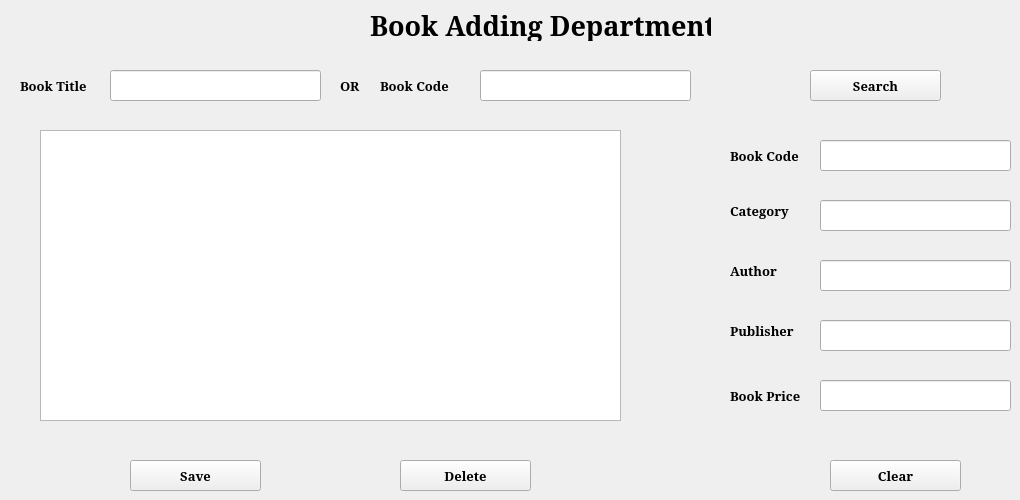
      <widget class="QWidget" name="tab_6">
       <attribute name="title">
        <string>Edit Or Delete A Book</string>
       </attribute>
       <widget class="QLineEdit" name="lineEdit_5">
        <property name="geometry">
         <rect>
          <x>110</x>
          <y>70</y>
          <width>211</width>
          <height>31</height>
         </rect>
        </property>
       </widget>
       <widget class="QLineEdit" name="lineEdit_6">
        <property name="geometry">
         <rect>
          <x>820</x>
          <y>140</y>
          <width>191</width>
          <height>31</height>
         </rect>
        </property>
       </widget>
       <widget class="QLabel" name="label_9">
        <property name="geometry">
         <rect>
          <x>730</x>
          <y>310</y>
          <width>81</width>
          <height>41</height>
         </rect>
        </property>
        <property name="font">
         <font>
          <family>Constantia</family>
          <pointsize>10</pointsize>
          <weight>75</weight>
          <bold>true</bold>
         </font>
        </property>
        <property name="text">
         <string>Publisher</string>
        </property>
       </widget>
       <widget class="QPushButton" name="pushButton_8">
        <property name="geometry">
         <rect>
          <x>130</x>
          <y>460</y>
          <width>131</width>
          <height>31</height>
         </rect>
        </property>
        <property name="font">
         <font>
          <family>Constantia</family>
          <pointsize>10</pointsize>
          <weight>75</weight>
          <bold>true</bold>
         </font>
        </property>
        <property name="text">
         <string>Save</string>
        </property>
       </widget>
       <widget class="QLabel" name="label_10">
        <property name="geometry">
         <rect>
          <x>730</x>
          <y>190</y>
          <width>81</width>
          <height>41</height>
         </rect>
        </property>
        <property name="font">
         <font>
          <family>Constantia</family>
          <pointsize>10</pointsize>
          <weight>75</weight>
          <bold>true</bold>
         </font>
        </property>
        <property name="text">
         <string>Category</string>
        </property>
       </widget>
       <widget class="QLabel" name="label_11">
        <property name="geometry">
         <rect>
          <x>730</x>
          <y>140</y>
          <width>81</width>
          <height>31</height>
         </rect>
        </property>
        <property name="font">
         <font>
          <family>Constantia</family>
          <pointsize>10</pointsize>
          <weight>75</weight>
          <bold>true</bold>
         </font>
        </property>
        <property name="text">
         <string>Book Code</string>
        </property>
       </widget>
       <widget class="QLineEdit" name="lineEdit_7">
        <property name="geometry">
         <rect>
          <x>820</x>
          <y>380</y>
          <width>191</width>
          <height>31</height>
         </rect>
        </property>
       </widget>
       <widget class="QPlainTextEdit" name="plainTextEdit_2">
        <property name="geometry">
         <rect>
          <x>40</x>
          <y>130</y>
          <width>581</width>
          <height>291</height>
         </rect>
        </property>
       </widget>
       <widget class="QLabel" name="label_12">
        <property name="geometry">
         <rect>
          <x>730</x>
          <y>250</y>
          <width>81</width>
          <height>41</height>
         </rect>
        </property>
        <property name="font">
         <font>
          <family>Constantia</family>
          <pointsize>10</pointsize>
          <weight>75</weight>
          <bold>true</bold>
         </font>
        </property>
        <property name="text">
         <string>Author</string>
        </property>
       </widget>
       <widget class="QLabel" name="label_13">
        <property name="geometry">
         <rect>
          <x>730</x>
          <y>380</y>
          <width>81</width>
          <height>31</height>
         </rect>
        </property>
        <property name="font">
         <font>
          <family>Constantia</family>
          <pointsize>10</pointsize>
          <weight>75</weight>
          <bold>true</bold>
         </font>
        </property>
        <property name="text">
         <string>Book Price</string>
        </property>
       </widget>
       <widget class="QLabel" name="label_14">
        <property name="geometry">
         <rect>
          <x>20</x>
          <y>70</y>
          <width>81</width>
          <height>31</height>
         </rect>
        </property>
        <property name="font">
         <font>
          <family>Constantia</family>
          <pointsize>10</pointsize>
          <weight>75</weight>
          <bold>true</bold>
         </font>
        </property>
        <property name="text">
         <string>Book Title</string>
        </property>
       </widget>
       <widget class="QPushButton" name="pushButton_9">
        <property name="geometry">
         <rect>
          <x>400</x>
          <y>460</y>
          <width>131</width>
          <height>31</height>
         </rect>
        </property>
        <property name="font">
         <font>
          <family>Constantia</family>
          <pointsize>10</pointsize>
          <weight>75</weight>
          <bold>true</bold>
         </font>
        </property>
        <property name="text">
         <string>Delete</string>
        </property>
       </widget>
       <widget class="QPushButton" name="pushButton_10">
        <property name="geometry">
         <rect>
          <x>810</x>
          <y>70</y>
          <width>131</width>
          <height>31</height>
         </rect>
        </property>
        <property name="font">
         <font>
          <family>Constantia</family>
          <pointsize>10</pointsize>
          <weight>75</weight>
          <bold>true</bold>
         </font>
        </property>
        <property name="text">
         <string>Search</string>
        </property>
       </widget>
       <widget class="QLineEdit" name="lineEdit_25">
        <property name="geometry">
         <rect>
          <x>820</x>
          <y>200</y>
          <width>191</width>
          <height>31</height>
         </rect>
        </property>
       </widget>
       <widget class="QLineEdit" name="lineEdit_26">
        <property name="geometry">
         <rect>
          <x>820</x>
          <y>260</y>
          <width>191</width>
          <height>31</height>
         </rect>
        </property>
       </widget>
       <widget class="QLineEdit" name="lineEdit_27">
        <property name="geometry">
         <rect>
          <x>820</x>
          <y>320</y>
          <width>191</width>
          <height>31</height>
         </rect>
        </property>
       </widget>
       <widget class="QLabel" name="label_33">
        <property name="geometry">
         <rect>
          <x>370</x>
          <y>10</y>
          <width>341</width>
          <height>31</height>
         </rect>
        </property>
        <property name="font">
         <font>
          <family>Constantia</family>
          <pointsize>20</pointsize>
          <weight>75</weight>
          <bold>true</bold>
         </font>
        </property>
        <property name="text">
         <string>Book Adding Department</string>
        </property>
       </widget>
       <widget class="QLabel" name="label_15">
        <property name="geometry">
         <rect>
          <x>380</x>
          <y>70</y>
          <width>81</width>
          <height>31</height>
         </rect>
        </property>
        <property name="font">
         <font>
          <family>Constantia</family>
          <pointsize>10</pointsize>
          <weight>75</weight>
          <bold>true</bold>
         </font>
        </property>
        <property name="text">
         <string>Book Code</string>
        </property>
       </widget>
       <widget class="QLineEdit" name="lineEdit_8">
        <property name="geometry">
         <rect>
          <x>480</x>
          <y>70</y>
          <width>211</width>
          <height>31</height>
         </rect>
        </property>
       </widget>
       <widget class="QLabel" name="label_47">
        <property name="geometry">
         <rect>
          <x>340</x>
          <y>70</y>
          <width>31</width>
          <height>31</height>
         </rect>
        </property>
        <property name="font">
         <font>
          <family>Constantia</family>
          <pointsize>10</pointsize>
          <weight>75</weight>
          <bold>true</bold>
         </font>
        </property>
        <property name="text">
         <string>OR</string>
        </property>
       </widget>
       <widget class="QPushButton" name="pushButton_28">
        <property name="geometry">
         <rect>
          <x>830</x>
          <y>460</y>
          <width>131</width>
          <height>31</height>
         </rect>
        </property>
        <property name="font">
         <font>
          <family>Constantia</family>
          <pointsize>10</pointsize>
          <weight>75</weight>
          <bold>true</bold>
         </font>
        </property>
        <property name="text">
         <string>Clear</string>
        </property>
       </widget>
      </widget>
